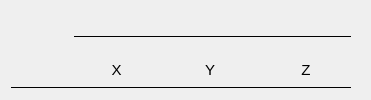
       <widget class="QWidget" name="planEntryHeaderWig_4" native="true">
        <property name="minimumSize">
         <size>
          <width>90</width>
          <height>0</height>
         </size>
        </property>
        <property name="font">
         <font>
          <family>Arial</family>
          <pointsize>11</pointsize>
         </font>
        </property>
        <layout class="QGridLayout" name="gridLayout_14">
         <property name="topMargin">
          <number>20</number>
         </property>
         <property name="rightMargin">
          <number>0</number>
         </property>
         <property name="verticalSpacing">
          <number>0</number>
         </property>
         <item row="2" column="0" colspan="4">
          <widget class="Line" name="line_31">
           <property name="sizePolicy">
            <sizepolicy hsizetype="Preferred" vsizetype="Fixed">
             <horstretch>0</horstretch>
             <verstretch>0</verstretch>
            </sizepolicy>
           </property>
           <property name="minimumSize">
            <size>
             <width>340</width>
             <height>0</height>
            </size>
           </property>
           <property name="font">
            <font>
             <family>Arial</family>
             <pointsize>11</pointsize>
            </font>
           </property>
           <property name="frameShadow">
            <enum>QFrame::Plain</enum>
           </property>
           <property name="lineWidth">
            <number>1</number>
           </property>
           <property name="orientation">
            <enum>Qt::Horizontal</enum>
           </property>
          </widget>
         </item>
         <item row="1" column="3" alignment="Qt::AlignRight">
          <widget class="QLabel" name="planEntryHeadZ_4">
           <property name="sizePolicy">
            <sizepolicy hsizetype="MinimumExpanding" vsizetype="Preferred">
             <horstretch>0</horstretch>
             <verstretch>0</verstretch>
            </sizepolicy>
           </property>
           <property name="minimumSize">
            <size>
             <width>90</width>
             <height>0</height>
            </size>
           </property>
           <property name="font">
            <font>
             <family>Arial</family>
             <pointsize>11</pointsize>
             <weight>50</weight>
             <bold>false</bold>
            </font>
           </property>
           <property name="text">
            <string>Z</string>
           </property>
           <property name="alignment">
            <set>Qt::AlignCenter</set>
           </property>
          </widget>
         </item>
         <item row="0" column="1" colspan="3">
          <widget class="Line" name="line_30">
           <property name="sizePolicy">
            <sizepolicy hsizetype="Minimum" vsizetype="Minimum">
             <horstretch>0</horstretch>
             <verstretch>0</verstretch>
            </sizepolicy>
           </property>
           <property name="font">
            <font>
             <family>Arial</family>
             <pointsize>11</pointsize>
            </font>
           </property>
           <property name="frameShadow">
            <enum>QFrame::Plain</enum>
           </property>
           <property name="lineWidth">
            <number>1</number>
           </property>
           <property name="orientation">
            <enum>Qt::Horizontal</enum>
           </property>
          </widget>
         </item>
         <item row="1" column="1" alignment="Qt::AlignRight">
          <widget class="QLabel" name="planEntryHeadX_4">
           <property name="sizePolicy">
            <sizepolicy hsizetype="MinimumExpanding" vsizetype="Preferred">
             <horstretch>0</horstretch>
             <verstretch>0</verstretch>
            </sizepolicy>
           </property>
           <property name="minimumSize">
            <size>
             <width>85</width>
             <height>0</height>
            </size>
           </property>
           <property name="font">
            <font>
             <family>Arial</family>
             <pointsize>11</pointsize>
             <weight>50</weight>
             <bold>false</bold>
            </font>
           </property>
           <property name="text">
            <string>X</string>
           </property>
           <property name="alignment">
            <set>Qt::AlignCenter</set>
           </property>
          </widget>
         </item>
         <item row="1" column="0">
          <spacer name="horizontalSpacer">
           <property name="orientation">
            <enum>Qt::Horizontal</enum>
           </property>
           <property name="sizeType">
            <enum>QSizePolicy::Fixed</enum>
           </property>
           <property name="sizeHint" stdset="0">
            <size>
             <width>40</width>
             <height>20</height>
            </size>
           </property>
          </spacer>
         </item>
         <item row="1" column="2" alignment="Qt::AlignRight">
          <widget class="QLabel" name="planEntryHeadY_4">
           <property name="sizePolicy">
            <sizepolicy hsizetype="MinimumExpanding" vsizetype="Preferred">
             <horstretch>0</horstretch>
             <verstretch>0</verstretch>
            </sizepolicy>
           </property>
           <property name="minimumSize">
            <size>
             <width>90</width>
             <height>0</height>
            </size>
           </property>
           <property name="font">
            <font>
             <family>Arial</family>
             <pointsize>11</pointsize>
             <weight>50</weight>
             <bold>false</bold>
            </font>
           </property>
           <property name="text">
            <string>Y</string>
           </property>
           <property name="alignment">
            <set>Qt::AlignCenter</set>
           </property>
          </widget>
         </item>
         <item row="1" column="4">
          <spacer name="horizontalSpacer_2">
           <property name="orientation">
            <enum>Qt::Horizontal</enum>
           </property>
           <property name="sizeType">
            <enum>QSizePolicy::Fixed</enum>
           </property>
           <property name="sizeHint" stdset="0">
            <size>
             <width>20</width>
             <height>20</height>
            </size>
           </property>
          </spacer>
         </item>
        </layout>
       </widget>
